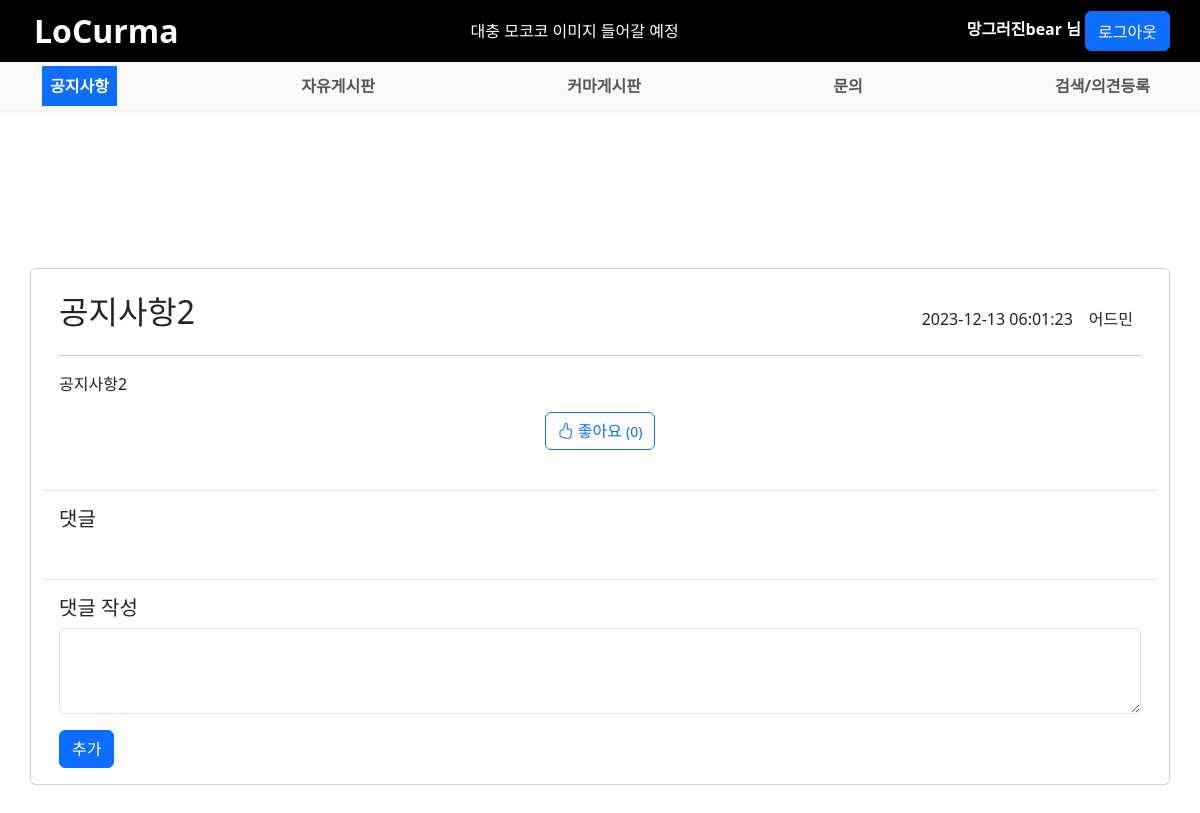
Page /board/post.php?id=21&type=notice (signed in) on the committed database.
### tables this page shows
CREATE TABLE `board` (
  `id` int(11) NOT NULL,
  `board_type` varchar(50) NOT NULL,
  `title` varchar(255) NOT NULL,
  `content` text NOT NULL,
  `user_id` varchar(50) NOT NULL,
  `created_at` timestamp NOT NULL DEFAULT current_timestamp(),
  `likes` int(11) NOT NULL DEFAULT 0,
  `views` int(11) NOT NULL DEFAULT 0
);

CREATE TABLE `member` (
  `user_id` varchar(50) NOT NULL,
  `password` varchar(255) NOT NULL,
  `member_grade` varchar(50) NOT NULL,
  `nickname` varchar(255) NOT NULL,
  `level` int(11) NOT NULL DEFAULT 1,
  `likes` int(11) NOT NULL DEFAULT 0,
  `profile_path` varchar(255) DEFAULT NULL,
  `reg_date` timestamp NOT NULL DEFAULT current_timestamp(),
  `game_nickname` varchar(255) NOT NULL
);

### service/board_service.php (called while the page is built, shortened)
<?php
require_once "../model/board_model.php";
require_once "../model/member_model.php";
require_once "member_service.php";
class BoardService {
    private $oBoardModel = null;
    public function __construct() {
        if ($this->oBoardModel == null) {
            $this->oBoardModel = new BoardModel();
        }
    }
    public function getBoardById($boardId)
    {
        $aResult = array(
            'result' => false,
            'msg' => '',
            'data' => array()
        );
        $aBoard = $this->oBoardModel->getBoardById($boardId);
        if ($aBoard['result'] === true) {
            $aImage = $this->oBoardModel->getBoardValue($aBoard['data']['id'], BoardConst::TYPE_IMG);
            $aResult['result'] = true;
            $aResult['data'] = $aBoard['data'];
        } else {
            $aResult['msg'] = "해당 게시글을 찾을 수 없습니다.";
        }
        return $aResult;
    }
}

### model/board_model.php (called while the page is built, shortened)
<?php
class BoardModel {
    private $oDataBase = null;
    public function __construct() {
        if ($this->oDataBase == null) {
            $this->oDataBase = new mysqli(MYSQL_HOST, MYSQL_USER, MYSQL_PASSWORD, MYSQL_DATABASE, MYSQL_PORT);
        }
    }
    public function getBoardById($boardId)
    {
        $aResult = array(
            'result' => false,
            'msg' => '',
            'data' => array()
        );
        $sQuery = "SELECT board.*, member.nickname as nickname
                   FROM board
                   LEFT JOIN member ON board.user_id = member.user_id
                   WHERE board.id = '$boardId'";
        $oResult = $this->oDataBase->query($sQuery);
        if ($oResult && $oResult->num_rows > 0) {
            $aResult['result'] = true;
            $aResult['data'] = $oResult->fetch_assoc();
        } else {
            $aResult['msg'] = "게시글을 찾을 수 없습니다.";
        }
        return $aResult;
    }
    public function getBoardValue($boardId, $sType) {
        $aResult = array(
            'result' => false,
            'msg' => '',
            'data' => array()
        );
        $sQuery = "SELECT * FROM board_value WHERE board_id = $boardId AND
        type = '$sType' limit 1";
        $oResult = $this->oDataBase->query($sQuery);
        $aResult['result'] = true;
        if ($oResult && $oResult->num_rows > 0) {
            while ($aRow = $oResult->fetch_assoc()) {
                $aResult['data'][] = $aRow;
            }
        } else {
            $aResult['data'] = array();
        }
        return $aResult;
    }
}

### service/member_service.php (called while the page is built, shortened)
<?php
require_once "../model/member_model.php";
    class MemberService {
        private $oMemberModel = null;
        public function __construct() {
            if ($this->oMemberModel == null) {
                $this->oMemberModel = new MemberModel();
            }
        }
        public function isLikedBoard($iBoardId) {
            $bReturn = false;
            $aMemberInfoRes = $this->oMemberModel->getMemberValueByIdAndType($_SESSION['user_id'], LIKES);
            if ($aMemberInfoRes['result'] === true) {
                if (empty($aMemberInfoRes['data']) === false) {
                    $aInfo = $aMemberInfoRes['data'];
                }
            }
            return $bReturn;
        }
    }

### model/member_model.php (called while the page is built, shortened)
<?php
class MemberModel {
    private $oDataBase = null;
    public function __construct() {
        if ($this->oDataBase == null) {
            $this->oDataBase = new mysqli(MYSQL_HOST, MYSQL_USER, MYSQL_PASSWORD, MYSQL_DATABASE, MYSQL_PORT);
        }
    }
    public function getMemberValueByIdAndType ($sUserId, $sType) {
        $aResult = array(
            'result' => false,
            'msg' => '',
            'data' => array()
        );
        $sQuery = "SELECT *
                   FROM member_value
                   WHERE user_id = '$sUserId' and type = '$sType'";
        $oResult = $this->oDataBase->query($sQuery);
        $aReturn = array();
        if ($oResult && $oResult->num_rows > 0) {
            while($aRow = $oResult->fetch_assoc()) {
                $aReturn[] = $aRow['value'];
            }
            $aResult['result'] = true;
            $aResult['data'] = $aReturn;
        } else {
            $aResult['msg'] = "관련 정보가 없습니다.";
        }
        return $aResult;
    }
}

### board/post.php (the view, shortened to what this page needs)
<?php
require_once '../template/header.php';
require_once '../service/board_service.php';
require_once '../service/member_service.php';
if (isset($_GET['id']) && empty(($_GET['id']) === false)) {
    $postId = $_GET['id'];
} else {
    echo '<script>alert("잘못된 접근입니다."); window.location.href = "/";</script>';
    exit;
}
$oBoardService = new BoardService();
$aPostResult = $oBoardService->getBoardById($postId);
$oMemberService = new MemberService();
$bPostLiked = $oMemberService->isLikedBoard($postId);
$postInfo = $aPostResult['data'];
$bComment = true;
?>
<div class="centered-container">
    <div class="container .d-flex justify-content-center">
            <div class="row">
                <div class="card">
                    <div class="card-body">
                    <div class="d-flex align-items-end mt-2">
                        <h2 class="flex-grow-1"><?php echo $postInfo['title']; ?></h2>
                        <div class="pr-2">
                            <p class="mb-0 p-2"><?php echo $postInfo['created_at']; ?></p>
                        </div>
                        <div class="pr-2">
                        <p class="mb-0 p-2"><?php echo $postInfo['nickname']; ?></p>
                        </div>
                    </div>
                        <hr>
                        <div class="row">
                            <div class="col-md-12">
                                <p><?php echo nl2br($postInfo['content']); ?></p>
                                <div class="text-center">
                                <?php if (isset($_GET['type']) && $_GET['type'] !== 'inquiry') : ?>
                                    <button type="button" class="btn <?php echo $bPostLiked ? 'btn-primary' : 'btn-outline-primary'; ?>" onclick="likePost(<?php echo $postInfo['id']; ?>)">
                                        <i class="bi bi-hand-thumbs-up"></i> 좋아요 <small id="likeCount">(<?php echo $postInfo['likes']; ?>)</small>
                                    </button>
                                <?php endif; ?>
                                </div>
                            </div>
                        </div>
                </div>
                <div class="mt-4">
                    <div class="card-body comment-divider">
                        <h5 class="card-title"><?php echo (isset($_GET['type']) && $_GET['type'] === 'inquiry') ? '답변' : '댓글' ?></h5>
                    </div>
                </div>
                <?php if ($bComment === true) : ?>
                    <div class="mt-4">
                        <div class="card-body comment-divider">
                            <h5 class="card-title"><?php echo (isset($_GET['type']) && $_GET['type'] === 'inquiry') ? '답변 작성' : '댓글 작성' ?></h5>
                            <form id="commentForm">
                                <div class="mb-3">
                                    <textarea class="form-control" id="comment" name="comment" rows="3" required></textarea>
                                </div>
                                <button type="button" class="btn btn-primary" onClick="submitComment()">추가</button>
                            </form>
                        </div>
                    </div>
                <?php endif; ?>
            </div>
            </div>
    </div>
</div>

### board/post.php (style rules this page uses)
.centered-container { display: flex; align-items: center; justify-content: center; min-height: 100vh; }
.comment-divider { border-top: 1px solid #dee2e6; }

### rows in the picture
board: title "공지사항2", created_at "2023-12-13 06:01:23", user.nickname "어드민", content "공지사항2", likes "0"

### other values in the picture
$_SESSION['nickname'] "망그러진bear"
